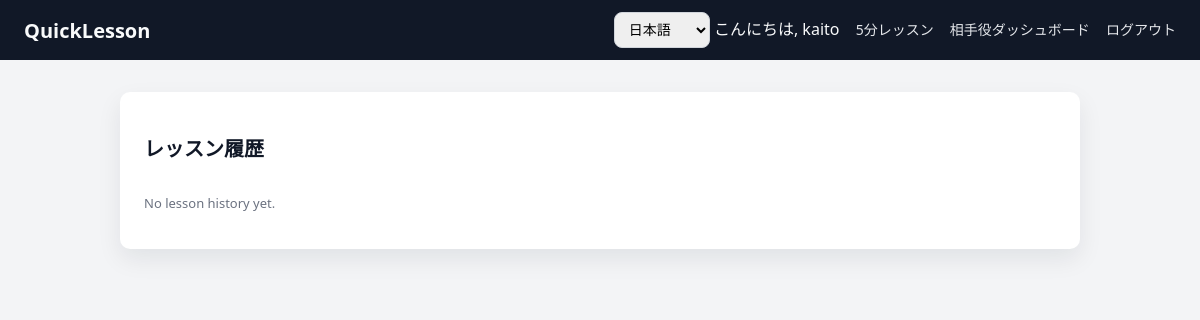
Page /history/ (signed in) on the earlier database version.
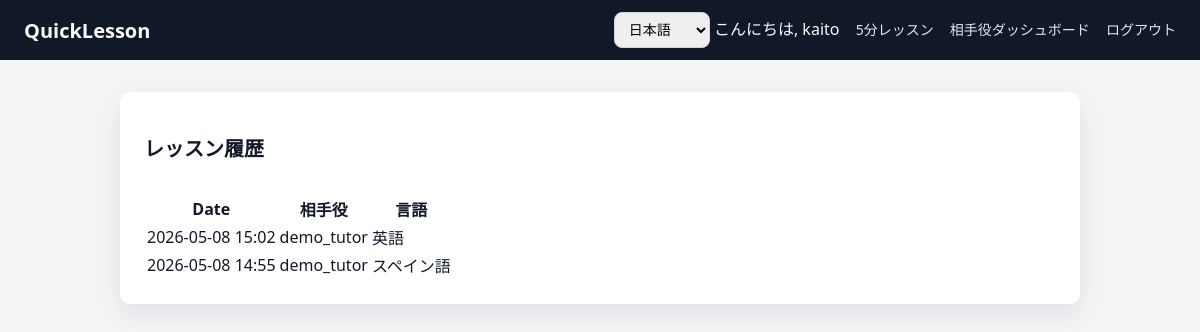
Same page on the later database version.
### core/models/lessons.py (models this page shows, shortened)
class QuickLessonMatch(models.Model):
    request = models.OneToOneField(QuickLessonRequest, on_delete=models.CASCADE)
    tutor = models.ForeignKey(TutorProfile, on_delete=models.CASCADE)
    started_at = models.DateTimeField()
    end_at = models.DateTimeField()
    meeting_url = models.URLField(blank=True)
    price = models.DecimalField(max_digits=8, decimal_places=2, default=0)

class QuickLessonRequest(models.Model):
    STATUS_CHOICES = [
        ("waiting", "Waiting"),
        ("matched", "Matched"),
        ("cancelled", "Cancelled"),
    ]
    PURPOSE_CHOICES = [
        ("lesson", "Lesson"),
        ("interview", "Interview"),
    ]
    student = models.ForeignKey(StudentProfile, on_delete=models.CASCADE)
    language = models.ForeignKey(LessonLanguage, on_delete=models.PROTECT)
    created_at = models.DateTimeField(auto_now_add=True)
    status = models.CharField(
        max_length=20,
        choices=STATUS_CHOICES,
        default="waiting",
    )
    purpose = models.CharField(
        max_length=20,
        choices=PURPOSE_CHOICES,
        default="lesson",
    )

### core/models/users.py (models this page shows, shortened)
class TutorProfile(models.Model):
    user = models.OneToOneField(User, on_delete=models.CASCADE)
    languages = models.ManyToManyField(LessonLanguage, blank=True)
    is_online = models.BooleanField(default=False)
    can_interview = models.BooleanField(default=False)

### core/models/languages.py (models this page shows, shortened)
class LessonLanguage(models.Model):
    code = models.CharField(max_length=10, unique=True)
    name = models.CharField(max_length=50)

### core/views/student.py (the view)
# urls.py: path("history/", views.student_history, name="student_history"),
def student_history(request):
    matches = QuickLessonMatch.objects.filter(
        request__student__user=request.user
    ).select_related(
        "request",
        "request__language",
        "tutor",
        "tutor__user",
    ).order_by("-started_at")
    return render(request, "core/student_history.html", {
        "matches": matches,
    })

### templates/core/student_history.html
{% extends "base.html" %}
{% load i18n %}
{% block content %}
<div class="card">
  <div class="card-header">
    <h2 class="card-title">{% trans "My Lesson History" %}</h2>
  </div>
  {% if matches %}
    <table>
      <thead>
        <tr>
          <th>{% trans "Date" %}</th>
          <th>{% trans "Tutor" %}</th>
          <th>{% trans "Language" %}</th>
        </tr>
      </thead>
      <tbody>
        {% for match in matches %}
          <tr>
            <td>{{ match.started_at|date:"Y-m-d H:i" }}</td>
            <td>{{ match.tutor.user.username }}</td>
            <td>{% trans match.request.language.name %}</td>
          </tr>
        {% endfor %}
      </tbody>
    </table>
  {% else %}
    <p class="text-muted">{% trans "No lesson history yet." %}</p>
  {% endif %}
</div>
{% endblock %}

Differences in the rows shown:
added QuickLessonMatch: started_at "2026-05-08 15:02", tutor.user.username "demo_tutor"
added QuickLessonMatch: started_at "2026-05-08 14:55", tutor.user.username "demo_tutor"
Other differences:
text no longer shown: "No lesson history yet."
text now shown: "Date 相手役 言語"
